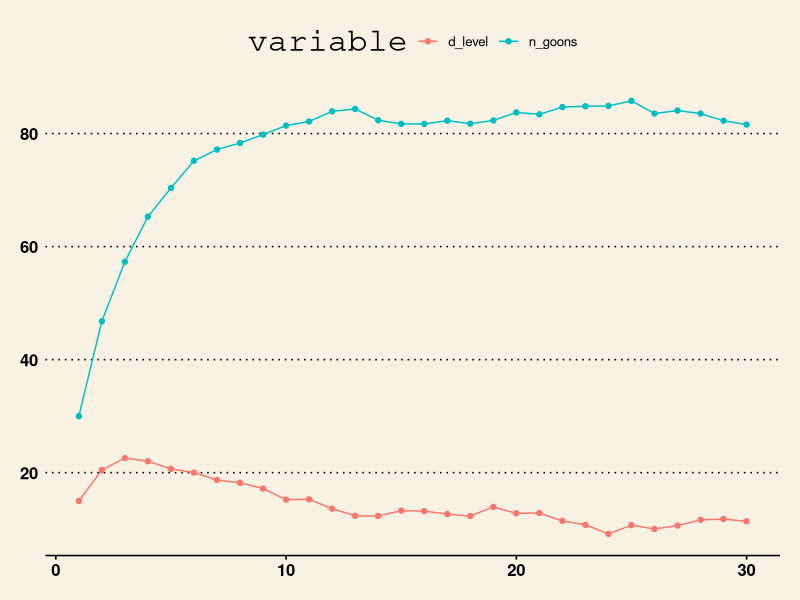
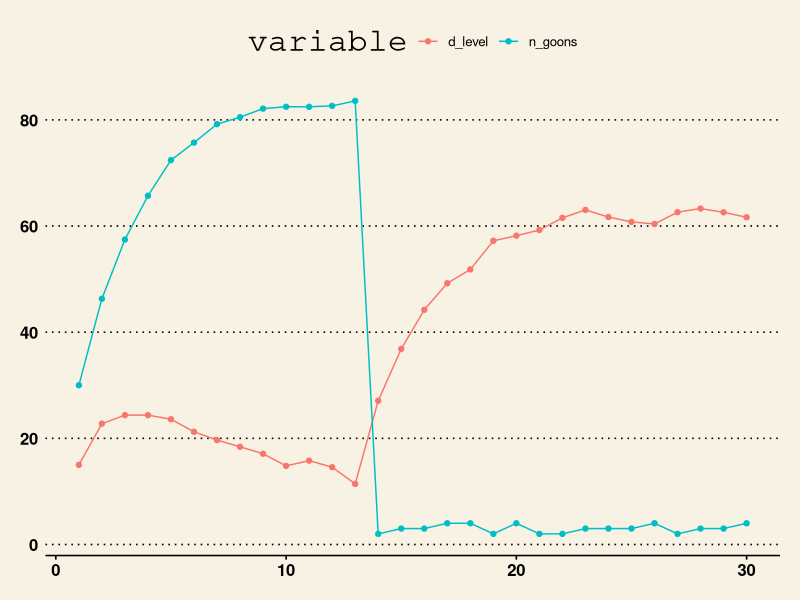

Generate these figures, in order, with R:
## ---- chunk 1
knitr::opts_chunk$set(echo = TRUE, warning = F, message = F)
library(tidyverse)
library(ggplot2)
## ---- chunk 2
n_goons_initial <- 30
d_level_initial <- 15
## ---- chunk 3
time <- 30
df_mat <- matrix(ncol = 3, nrow = time)
count <- 0

for(i in seq_along(1:time)){
  count <- count + 1
  
  
  if(i == 1){
    
    df_mat[count, 1] <- n_goons_initial
    df_mat[count, 2] <- d_level_initial
    df_mat[count, 3] <- i
    
  }else{
    
    
    df_mat[count, 1] <- 25 + 0.7*df_mat[count - 1, 1] + rnorm(1, 0, 1)
    df_mat[count, 2] <- 20 + 0.7*df_mat[count - 1, 2] - 0.2*df_mat[count, 1] + rnorm(1, 0, 1)
    df_mat[count, 3] <- i
    
    
  }
  
  
}

df <- data.frame(df_mat)
names(df) <- c('n_goons', 'd_level', 'time')
## ---- chunk 4
library(ggthemes)
df_plot <- df %>%
  gather(n_goons, d_level, key = 'variable', value = 'value')

ggplot(df_plot, aes(x = time, y = value, color = variable)) + 
  geom_point() + 
  geom_line() + 
  theme_wsj()
## ---- chunk 5

n_goons_initial <- 30
d_level_initial <- 15

time <- 30
df_mat <- matrix(ncol = 3, nrow = time)
count <- 0

for(i in seq_along(1:time)){
  count <- count + 1
  
  
  if(i == 1){
    
    df_mat[count, 1] <- n_goons_initial
    df_mat[count, 2] <- d_level_initial
    df_mat[count, 3] <- i
    
  }else if (i <=13){
    
    df_mat[count, 1] <- 25 + 0.7*df_mat[count - 1, 1] + rnorm(1, 0, 1)
    df_mat[count, 2] <- 20 + 0.7*df_mat[count - 1, 2] - 0.2*df_mat[count, 1] + rnorm(1, 0, 1)
    df_mat[count, 3] <- i
    
    
    # HERE IS THE CHANGE
  }else if(i  > 13){
    
    num_goons <- sample(c(2,3,4), 1)
    df_mat[count, 1] <- num_goons
    df_mat[count, 2] <- 20 + 0.7*df_mat[count - 1, 2] - 0.2*df_mat[count, 1] + rnorm(1, 0, 1)
    df_mat[count, 3] <- i
    ######################################
    
  }
}
  

df <- data.frame(df_mat)
names(df) <- c('n_goons', 'd_level', 'time')

df_plot <- df %>%
  gather(n_goons, d_level, key = 'variable', value = 'value')

ggplot(df_plot, aes(x = time, y = value, color = variable)) + 
  geom_point() + 
  geom_line() + 
  theme_wsj()

